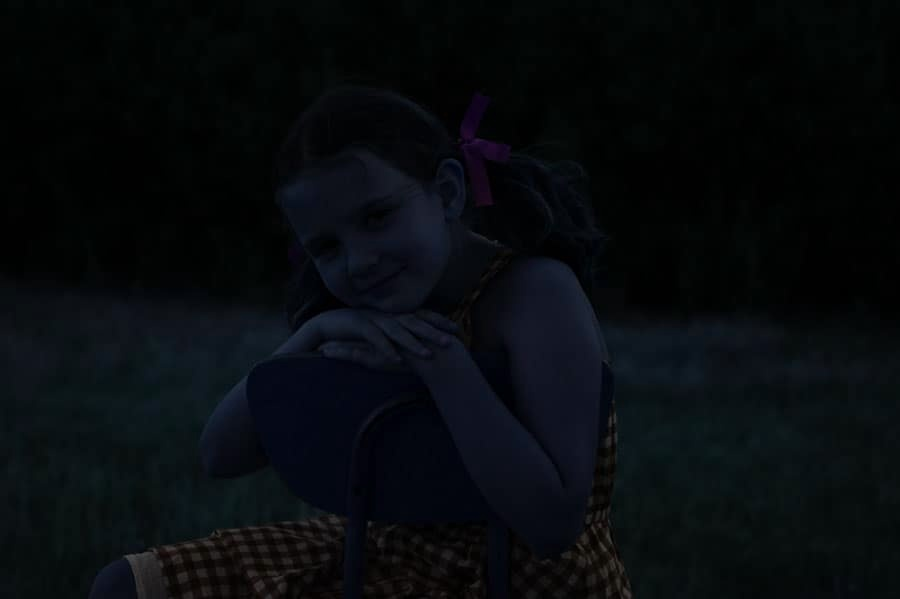
#> input picture imagens/underexposure_rgb.jpg, 900 x 599 px
$ python tratamento_de_imagemRGB.py
#> lines starting #> are read from the running program, lines starting #| are printed output that depends on the picture
import cv2
import numpy as np
from matplotlib import pyplot as plt


# Importando imagens ----------------------------->>>>>
IMAGE_PATH_ONE = "imagens/underexposure_rgb.jpg"
IMAGE_PATH_TWO = "imagens/overexposure_rgb.jpg"

img1_rgb = cv2.imread(IMAGE_PATH_ONE)
#> img1_rgb is the input picture: shape (599, 900, 3); mean B, G, R 13.4, 10.4, 7
img2_rgb = cv2.imread(IMAGE_PATH_TWO)
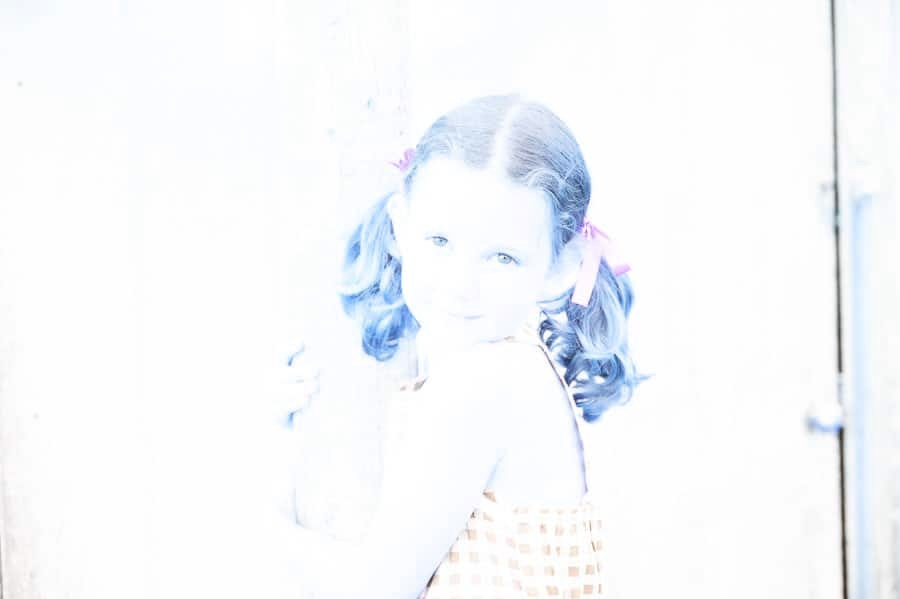
#> input picture imagens/overexposure_rgb.jpg, 900 x 599 px
#> img2_rgb is the input picture: shape (599, 900, 3); mean B, G, R 251.2, 248.5, 246.6

# Primeira imagem RGB - Underexposure ----------------------------->>>>>

# Criar a figura e os subplots:
fig1, axs1 = plt.subplots(2, 2, figsize=(10, 10))

# Exibição da primeira imagem RGB sem tratamento no subplot (0, 0):
axs1[0, 0].imshow(img1_rgb)
axs1[0, 0].set_title('Underexposure - RGB sem tratamento')
plt.subplot(2, 2, 1)
plt.imshow(img1_rgb)

# Quantidade de pixels:
height1, width1, channels = img1_rgb.shape
#> height1 = 599; width1 = 900; channels = 3

# Ajustar o brilho da imagem:
brilho = 1.5
img1_rgb_brilho = cv2.addWeighted(img1_rgb, brilho, np.zeros(img1_rgb.shape, dtype=np.uint8), 0, 0)

# Exibição da primeira imagem RGB com brilho aumentado no subplot (0, 1):
axs1[0, 1].imshow(img1_rgb_brilho)
axs1[0, 1].set_title('Underexposure - RGB com brilho aumentado')
plt.subplot(2, 2, 2)

# EDIÇÃO DA IMAGEM:

# Ajustar o brilho da imagem:
brilho = 5.0
img1_rgb_editada = cv2.addWeighted(img1_rgb, brilho, np.zeros(img1_rgb.shape, dtype=np.uint8), 0, 0)
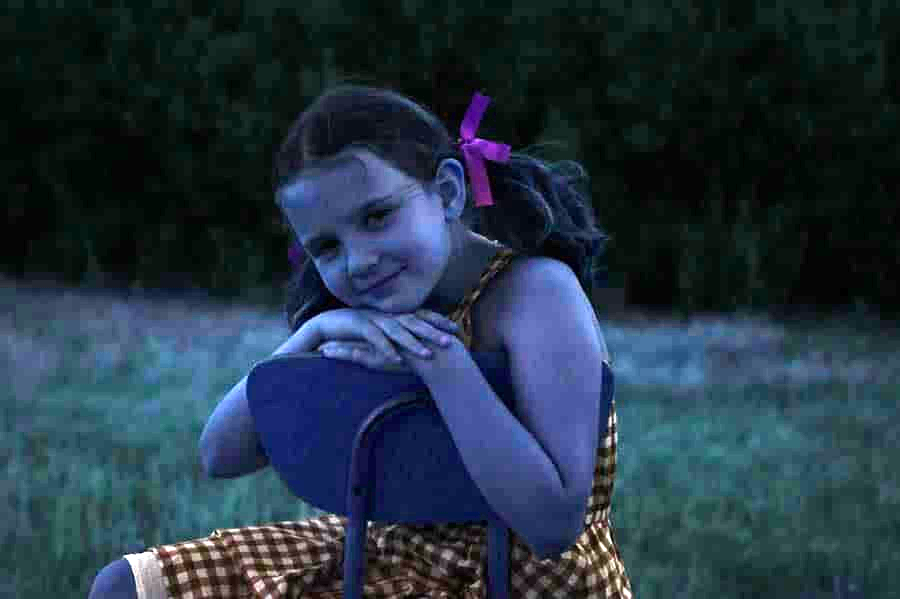
#> img1_rgb_editada: shape (599, 900, 3); mean B, G, R 66.9, 52.2, 35.1

# Aplicar o filtro de desfoque para suavizar a imagem
img1_rgb_editada = cv2.blur(img1_rgb_editada, (4, 4), 10)

# Ajustar o contraste
alpha = 1.2
beta = 10
img1_rgb_editada = cv2.convertScaleAbs(img1_rgb_editada, alpha=alpha, beta=beta)
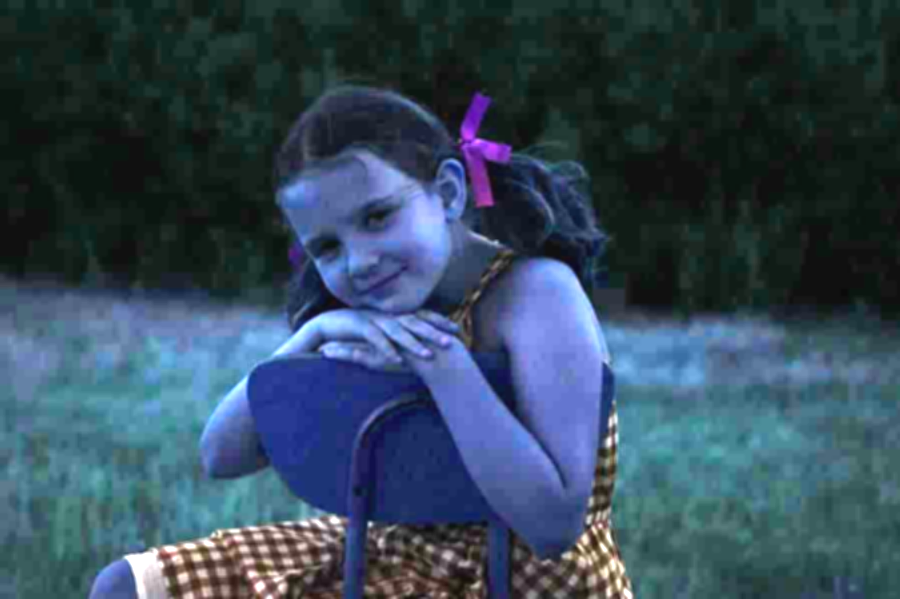
#> img1_rgb_editada: shape (599, 900, 3); mean B, G, R 90.1, 72.7, 52.1

# Exibição da primeira imagem RGB editada no subplot (1, 1):
axs1[1, 0].imshow(img1_rgb_editada)
axs1[1, 0].set_title('Underexposure - RGB editada')

# Ajustar o layout dos subplots
plt.tight_layout()

# Exibe a imagem
plt.show()
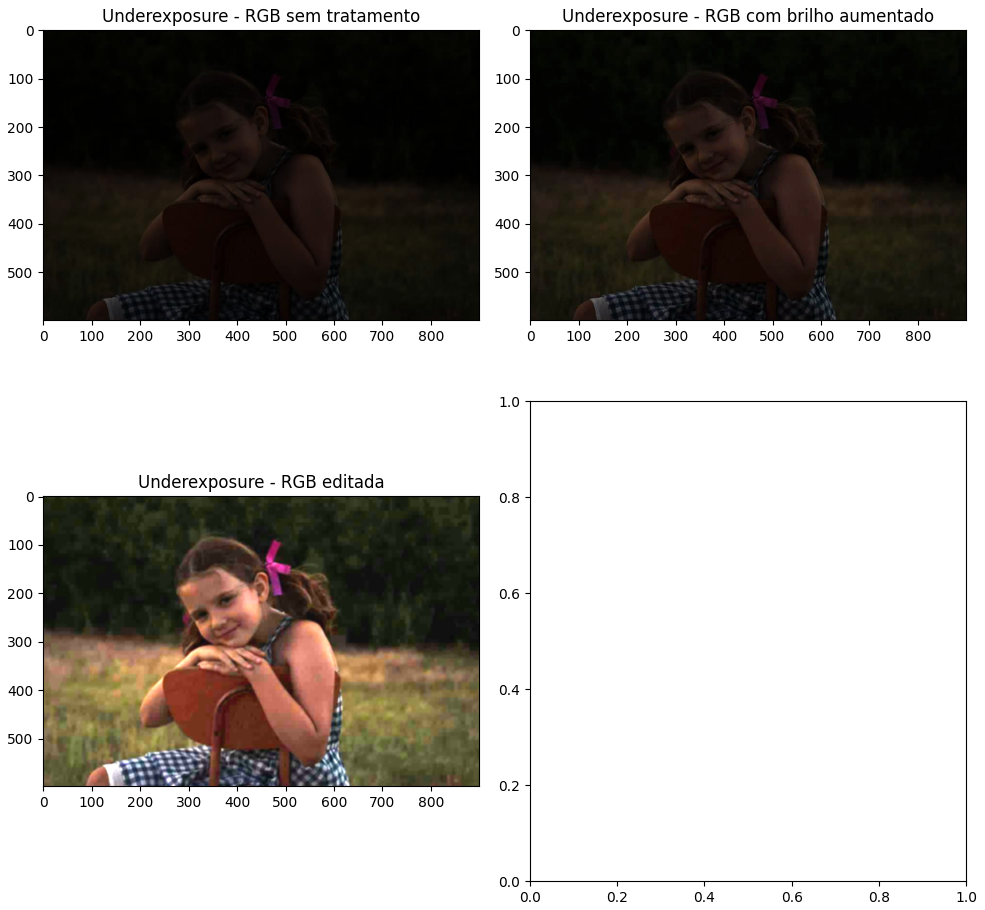
#> figure drawn by matplotlib, 3 panels; B, G, R data is drawn as R, G, B


# Segunda imagem - Overexposure ----------------------------->>>>>

# Criar a figura e os subplots:
fig2, axs2 = plt.subplots(2, 2, figsize=(10, 10))

# Exibição da segunda imagem RGB sem tratamento no subplot (0, 0):
axs2[0, 0].imshow(img2_rgb)
axs2[0, 0].set_title('Overexposure - RGB sem tratamento')

# Quantidade de pixels:
height2, width2, channels = img2_rgb.shape
#> height2 = 599; width2 = 900

# Ajustar o brilho da imagem:
brilho = 50
img2_rgb_brilho = np.clip(img2_rgb.astype(int) - brilho, 0, 255).astype(np.uint8)
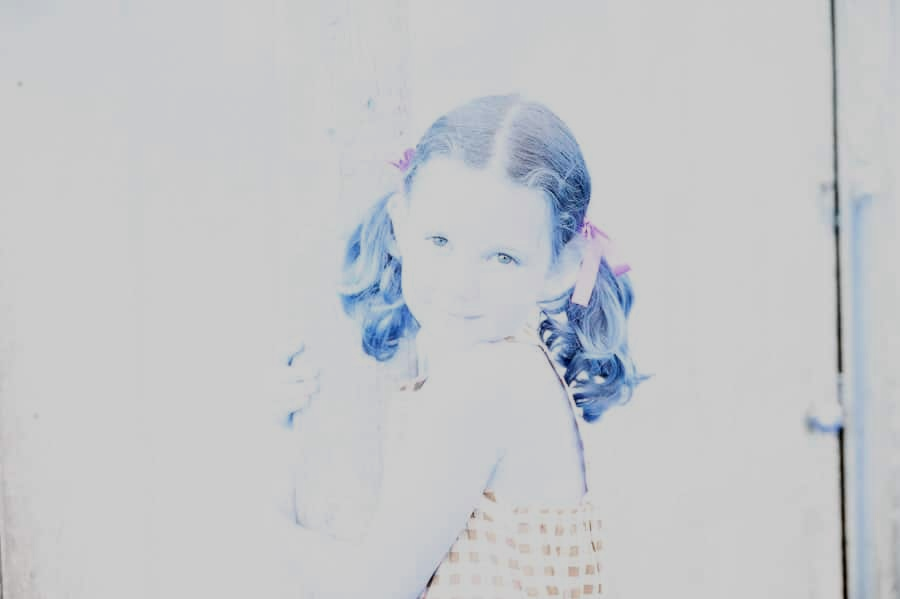
#> img2_rgb_brilho: shape (599, 900, 3); mean B, G, R 201.2, 198.5, 196.6


# Exibição da primeira imagem RGB com brilho aumentado no subplot (0, 1):
axs2[0, 1].imshow(img2_rgb_brilho)
axs2[0, 1].set_title('Overexposure - RGB com brilho diminuido')


# EDIÇÃO DA IMAGEM:

# Ajuste de brilho:
brilho = 200
img2_rgb_editada = np.clip(img2_rgb.astype(int) - brilho, 0, 255).astype(np.uint8)
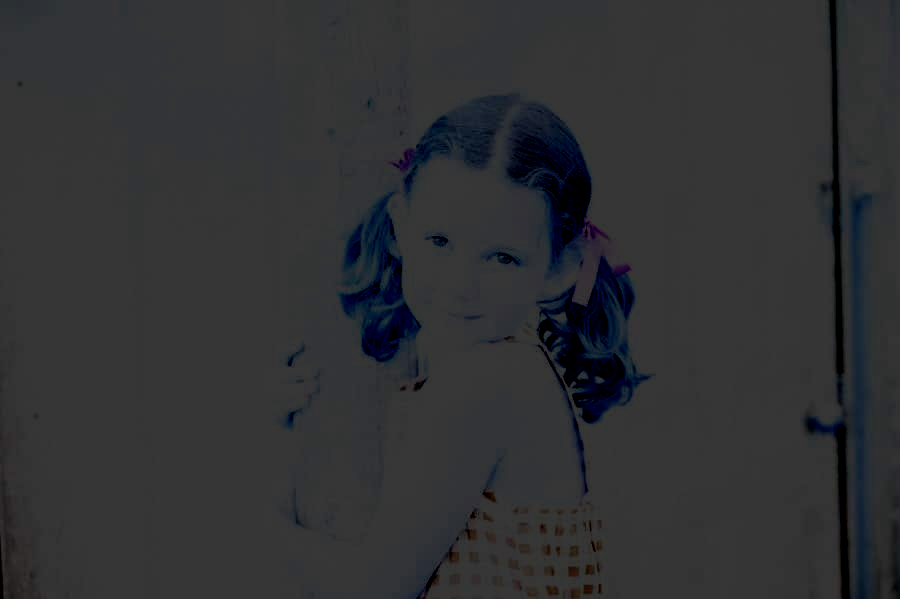
#> img2_rgb_editada: shape (599, 900, 3); mean B, G, R 51.6, 49.6, 48.5

# Aumentar o branco da imagem:
valor_clareamento = 1.0  # Fator de clareamento
img2_rgb_editada = np.clip(img2_rgb_editada * valor_clareamento, 0, 255).astype(np.uint8)

# Ajustar o contraste
alpha = 5.0
beta = -70
img2_rgb_editada = cv2.convertScaleAbs(img2_rgb_editada, alpha=alpha, beta=beta)
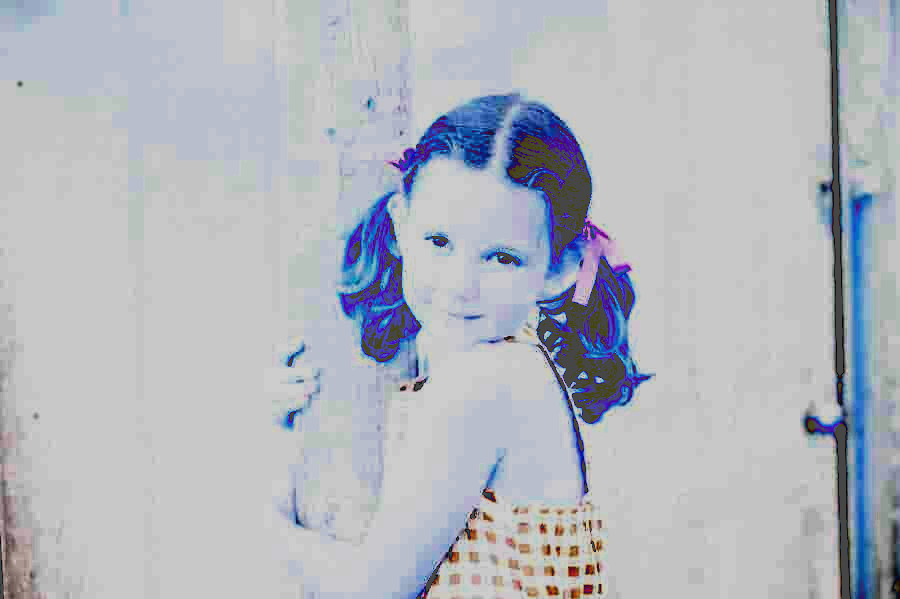
#> img2_rgb_editada: shape (599, 900, 3); mean B, G, R 190.2, 182.5, 178.9

# Exibição da segunda imagem RGB editada no subplot (1, 1):
axs2[1, 1].imshow(img2_rgb_editada)
axs2[1, 1].set_title('Overexposure - RGB editada')

# Ajustar o layout dos subplots
plt.tight_layout()

# Exibição
plt.show()
#> figure, not shown here; B, G, R data is drawn as R, G, B
